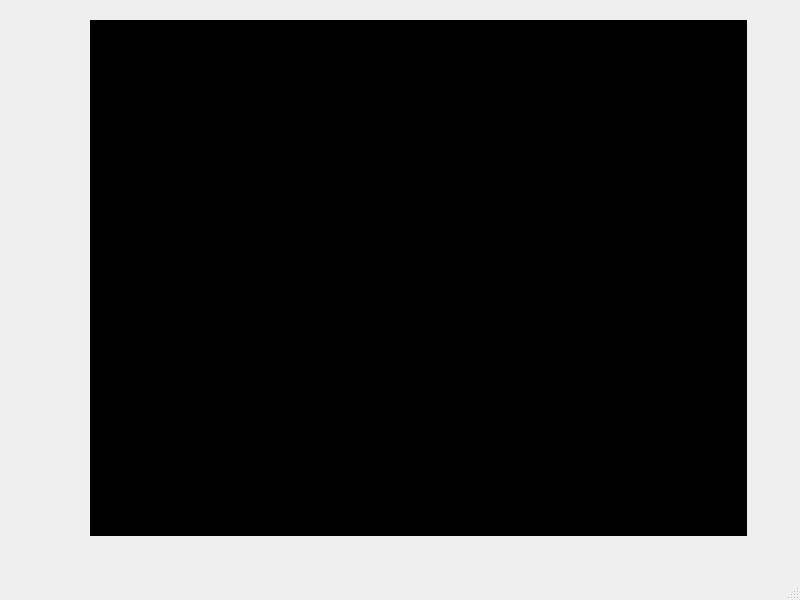
<?xml version="1.0" encoding="UTF-8"?>
<ui version="4.0">
 <class>Administrator_window</class>
 <widget class="QMainWindow" name="Administrator_window">
  <property name="geometry">
   <rect>
    <x>0</x>
    <y>0</y>
    <width>800</width>
    <height>600</height>
   </rect>
  </property>
  <property name="windowTitle">
   <string>MainWindow</string>
  </property>
  <widget class="QWidget" name="centralwidget">
   <widget class="QFrame" name="login_content">
    <property name="geometry">
     <rect>
      <x>90</x>
      <y>20</y>
      <width>657</width>
      <height>516</height>
     </rect>
    </property>
    <property name="styleSheet">
     <string notr="true">QFrame {
	border-image: url(:/images/images/Daxsonics-Logo-Padded.png);
	background-color: rgb(0, 0, 0);
}</string>
    </property>
    <property name="frameShape">
     <enum>QFrame::StyledPanel</enum>
    </property>
    <property name="frameShadow">
     <enum>QFrame::Raised</enum>
    </property>
    <widget class="QPushButton" name="pushButton_3">
     <property name="geometry">
      <rect>
       <x>599</x>
       <y>10</y>
       <width>42</width>
       <height>20</height>
      </rect>
     </property>
     <property name="styleSheet">
      <string notr="true">QPushButton{
	border:none;
}
QPushButton:hover{
	padding-bottom:5px;
}</string>
     </property>
     <property name="text">
      <string/>
     </property>
     <property name="icon">
      <iconset resource="resource.qrc">
       <normaloff>:/icons/icons/Close-256.png</normaloff>:/icons/icons/Close-256.png</iconset>
     </property>
     <property name="iconSize">
      <size>
       <width>20</width>
       <height>20</height>
      </size>
     </property>
    </widget>
    <widget class="QPushButton" name="pushButton_2">
     <property name="geometry">
      <rect>
       <x>550</x>
       <y>10</y>
       <width>43</width>
       <height>20</height>
      </rect>
     </property>
     <property name="styleSheet">
      <string notr="true">QPushButton{
	border:none;
}
QPushButton:hover{
	padding-bottom:5px;
}</string>
     </property>
     <property name="text">
      <string/>
     </property>
     <property name="icon">
      <iconset resource="resource.qrc">
       <normaloff>:/icons/icons/Minus-256.png</normaloff>:/icons/icons/Minus-256.png</iconset>
     </property>
     <property name="iconSize">
      <size>
       <width>20</width>
       <height>20</height>
      </size>
     </property>
    </widget>
   </widget>
  </widget>
  <widget class="QMenuBar" name="menubar">
   <property name="geometry">
    <rect>
     <x>0</x>
     <y>0</y>
     <width>800</width>
     <height>21</height>
    </rect>
   </property>
  </widget>
  <widget class="QStatusBar" name="statusbar"/>
 </widget>
 <resources>
  <include location="resource.qrc"/>
 </resources>
 <connections/>
</ui>
